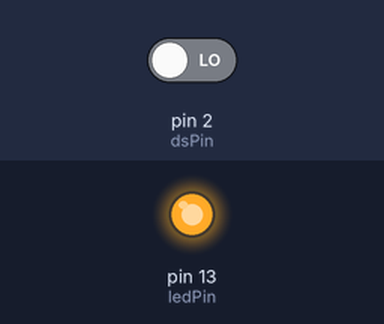
Recording of a sketch running on a simulated Arduino Uno, built with avr-gcc and run on an emulated ATmega328P. Shown: output pins drawn as LEDs (lit = HIGH). The inputs (shaded band) are chosen by the test bench; at power-on: pin 2 (dsPin) LOW.

Above: at 0.1 s.
Timing chart, 0 to 1.6 s (numbered marks = the images above):
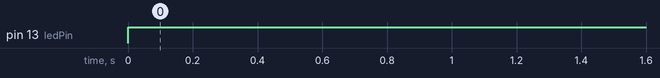

Measured:
- by itself, pin 13 (ledPin): LOW → HIGH at 0.00 s

The sketch:

ds18b20.ino
```cpp
/*
 Bare-bones program for reading a DS18B20 temperature sensor
 The DS18 needs a pull-up resistor, so the default logic level is HIGH, not LOW.

 Raspio Duino details:
   * each command is about 5us
   * the delayMicroseconds() is actually 1.5 times more than required - 10 = 15us

 Reset Process:
           __________             __
|_________/          |___________/
 <-480us-><-15-60us-><-60-240us->
   User     RELEASE     DS18B20

Read and write bits - result sampled at ~14us:
                ___
0: |___________/
       ____________
1: |__/
    <-15-><---45--->
*/

int ledPin = 13;
int dsPin = 2;
long start;

void setup() {
  // put your setup code here, to run once:
  pinMode(ledPin, OUTPUT);

  Serial.begin(9600);
}

void pause(int usecs) {
  int i;
  for (i=0;i<usecs;i++);
}

boolean owreset(int pin) {
  boolean state;

  // Hold the signal LOW for minimum of 480us
  pinMode(pin, OUTPUT); // 5us
  digitalWrite(pin, LOW);  // 5us
  delayMicroseconds(310); // 3 x 5us + 465us = 480us

  // 15us-60us later the DS18B20 will respond by pulling LOW for 60us-240us
  pinMode(pin, INPUT);
  delayMicroseconds(40); // 60us
  state = digitalRead(pin);
  delayMicroseconds(670); // 1ms

  return state;
}


void write_bit(int pin, boolean level) {
  // Sensor looks for a HIGH or LOW at ~14us - window is 60-120us
  pinMode(pin, OUTPUT);
  digitalWrite(pin, LOW);
  delayMicroseconds(1);

  if (level) {
    // Write 1 - Release
    pinMode(pin, INPUT);
    delayMicroseconds(27);
  } else {
    // Write 0 - Hold
    delayMicroseconds(27);
    pinMode(pin, INPUT);
  }

  delayMicroseconds(1);
}

void write_byte(int pin, byte value) {
  int i;
  byte temp;

  for (i=0; i<8; i++) {
    temp = value>>i;
    temp &= 0x01;
    write_bit(pin, temp);
  }
}

boolean read_bit(int pin) {
  boolean level;

  // Pull the signal LOW for >1us, then release to HIGH
  pinMode(pin, OUTPUT);
  digitalWrite(pin, LOW); // 5 usecs
  pinMode(pin, INPUT); // 5 usecs
  level = digitalRead(pin); // 5usecs

  delayMicroseconds(30); // 45usecs
  return level;
}

byte read_byte(int pin) {
  int i;
  byte value = 0;

  for (i=0; i<8; i++) {
    if ( read_bit(pin) )
      value |= 0x01<<i;
  }

  return value;
}

void parse_temperature(byte data[9]) {
  float t, h;

  if (!data[7])
    return;

  if (data[1] == 0)
    t = 1000 * ((long)data[0] >> 1);
  else
    t = 1000 * (-1 * (long)(0x100-data[0]) >> 1);

  t -= 250;
  h = 1000 * ((long)data[7] - (long)data[6]);
  h /= (long)data[7];
  t += h;
  t /= 1000;

  Serial.print("Temp: ");
  Serial.println(t, 1);
}


void loop() {
  byte data[10];
  int i;

  if ( owreset(dsPin) ) {
    digitalWrite(ledPin, LOW);
    Serial.println("Reset 1: Unsuccessful");
  } else {
    digitalWrite(ledPin, HIGH);
    write_byte(dsPin, 0xCC); // Skip ROM
    write_byte(dsPin, 0x44); // Start Conversion
    delayMicroseconds(34);
    if ( owreset(dsPin) ) {
      digitalWrite(ledPin, LOW);
      Serial.println("Reset 2: Unsuccessful");
    } else {
      write_byte(dsPin, 0xCC); // Skip ROM
      write_byte(dsPin, 0xBE); // Read Scratch Pad

      for (i=0;i<9;i++) {
        data[i] = read_byte(dsPin);
      }
      parse_temperature(data);

      /* DEBUG - or for 0x33 (ROM print)
      for (i=0;i<9;i++) {
        Serial.print(" 0x");
        Serial.print(data[i], HEX);
      } */

    }
  }

  delay(5000);
}
```
